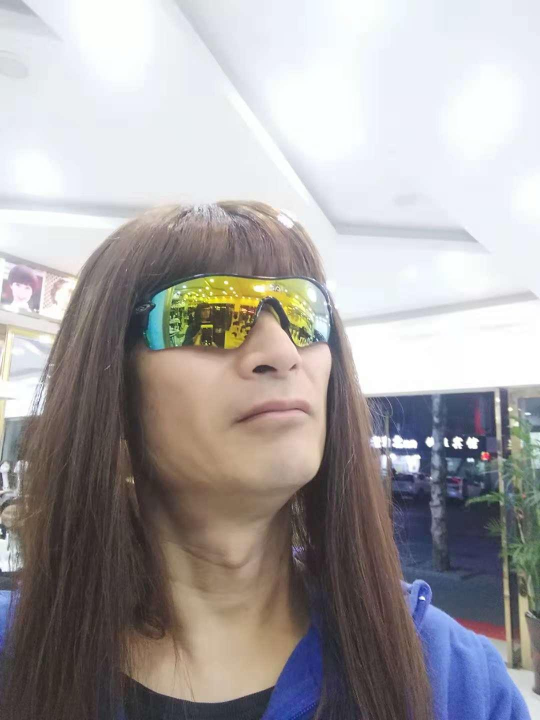
#> input picture object-detection/images/xu-big.jpeg, 1080 x 1440 px (shown at 1/2 size)
$ python bounding_box.py
#> lines starting #> are read from the running program, lines starting #| are printed output that depends on the picture
import matplotlib.pyplot as plt
import matplotlib.patches as patches
from PIL import Image
import numpy as np

path = "../images/xu-big.jpeg"

image = Image.open(path)
#> image is the input picture: PIL image 1080x1440 RGB; mean R, G, B 166.1, 162.3, 163.1
image = image.resize((300, 300))
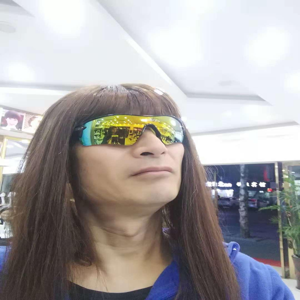
#> image: PIL image 300x300 RGB; mean R, G, B 166.1, 162.3, 163.1
#image = np.array(image, dtype=np.uint8)

fig, ax = plt.subplots(1)
ax.imshow(image)

size = ((60, 100), 150, 150)
rect = patches.Rectangle(size[0], size[1], size[2], linewidth = 1,edgecolor = 'r', facecolor = 'none')
ax.add_patch(rect)

plt.show()
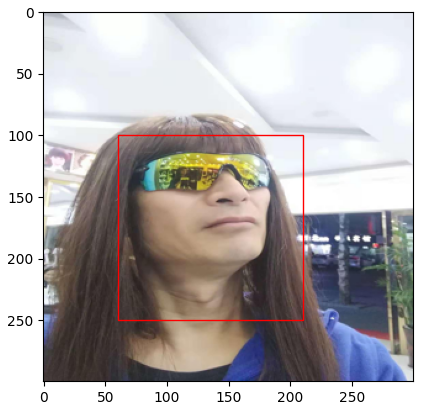
#> figure drawn by matplotlib, 1 panel

$ run again, with object-detection/images/other-2.jpeg copied over object-detection/images/xu-big.jpeg
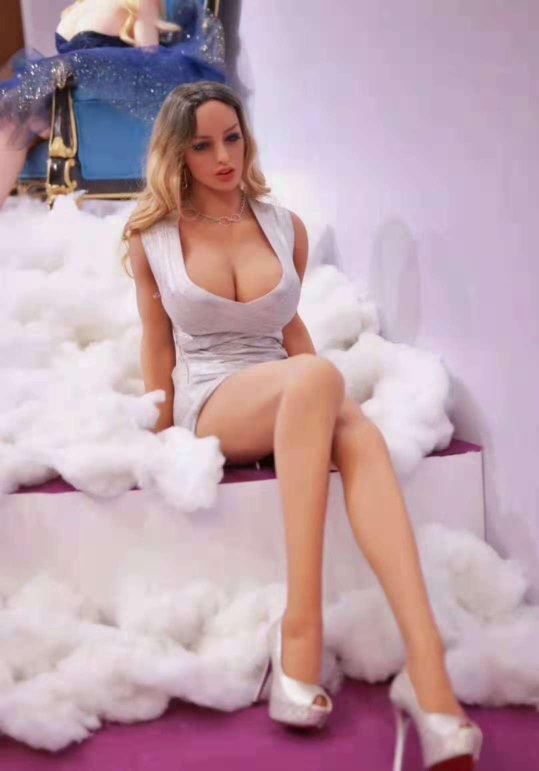
#> input picture object-detection/images/other-2.jpeg, 1078 x 1542 px (shown at 1/2 size)
#> image is the input picture: PIL image 1078x1542 RGB; mean R, G, B 190, 161.3, 172.1
#> `image = image.resize((300, 300))`:
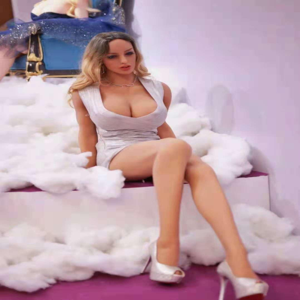
#> image: PIL image 300x300 RGB; mean R, G, B 190, 161.3, 172.1
#> `plt.show()`:
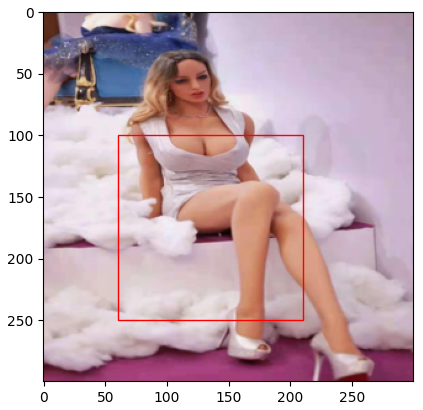
#> figure drawn by matplotlib, 1 panel

$ run again, with object-detection/images/other-3.jpeg copied over object-detection/images/xu-big.jpeg
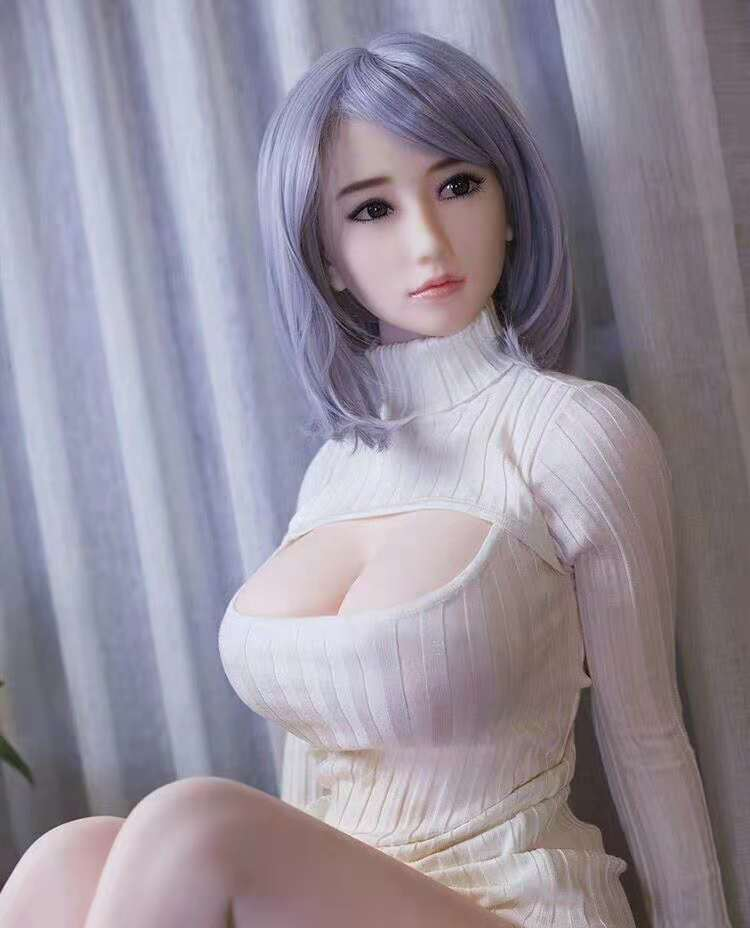
#> input picture object-detection/images/other-3.jpeg, 750 x 928 px
#> image is the input picture: PIL image 750x928 RGB; mean R, G, B 150.2, 143.4, 156.1
#> `image = image.resize((300, 300))`:
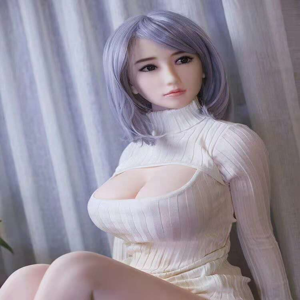
#> image: PIL image 300x300 RGB; mean R, G, B 150.2, 143.4, 156.1
#> `plt.show()`:
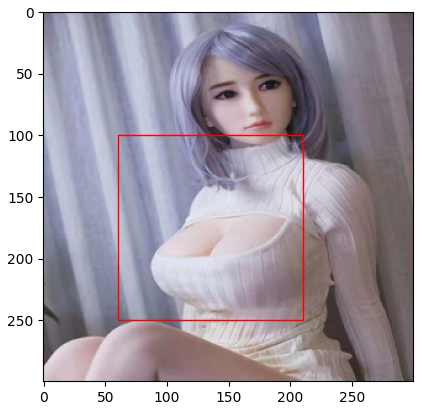
#> figure drawn by matplotlib, 1 panel
